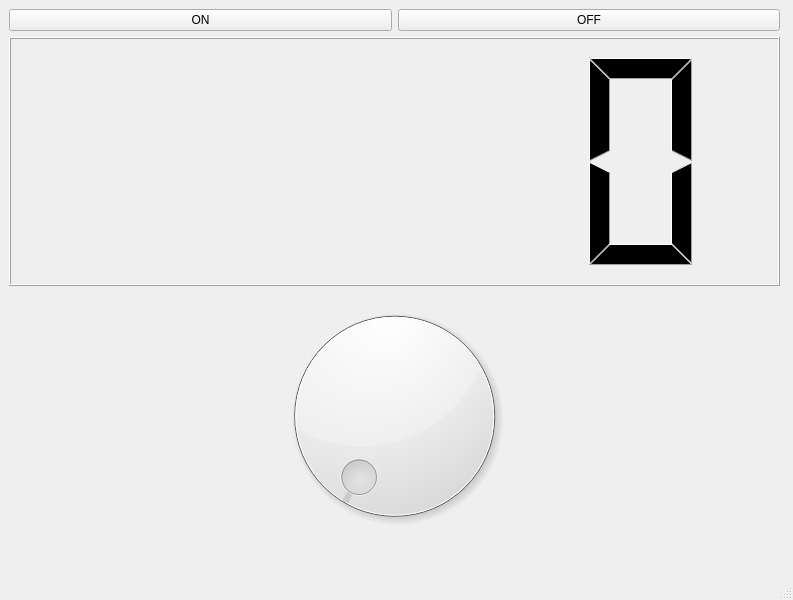
<?xml version="1.0" encoding="UTF-8"?>
<ui version="4.0">
 <class>MainWindow</class>
 <widget class="QMainWindow" name="MainWindow">
  <property name="geometry">
   <rect>
    <x>0</x>
    <y>0</y>
    <width>793</width>
    <height>600</height>
   </rect>
  </property>
  <property name="windowTitle">
   <string>MainWindow</string>
  </property>
  <widget class="QWidget" name="centralwidget">
   <widget class="QWidget" name="gridLayoutWidget">
    <property name="geometry">
     <rect>
      <x>9</x>
      <y>9</y>
      <width>771</width>
      <height>531</height>
     </rect>
    </property>
    <layout class="QGridLayout" name="gridLayout">
     <item row="0" column="0">
      <widget class="QPushButton" name="onBtn">
       <property name="text">
        <string>ON</string>
       </property>
      </widget>
     </item>
     <item row="0" column="1">
      <widget class="QPushButton" name="offBtn">
       <property name="text">
        <string>OFF</string>
       </property>
      </widget>
     </item>
     <item row="1" column="0" colspan="2">
      <widget class="QLCDNumber" name="lcdNumber">
       <property name="segmentStyle">
        <enum>QLCDNumber::Filled</enum>
       </property>
      </widget>
     </item>
     <item row="2" column="0" colspan="2">
      <widget class="QDial" name="dial"/>
     </item>
    </layout>
   </widget>
  </widget>
  <widget class="QStatusBar" name="statusbar"/>
  <widget class="QMenuBar" name="menuBar">
   <property name="geometry">
    <rect>
     <x>0</x>
     <y>0</y>
     <width>793</width>
     <height>22</height>
    </rect>
   </property>
  </widget>
 </widget>
 <resources/>
 <connections>
  <connection>
   <sender>onBtn</sender>
   <signal>clicked()</signal>
   <receiver>MainWindow</receiver>
   <slot>ledOn()</slot>
   <hints>
    <hint type="sourcelabel">
     <x>246</x>
     <y>42</y>
    </hint>
    <hint type="destinationlabel">
     <x>5</x>
     <y>60</y>
    </hint>
   </hints>
  </connection>
  <connection>
   <sender>offBtn</sender>
   <signal>clicked()</signal>
   <receiver>MainWindow</receiver>
   <slot>ledOff()</slot>
   <hints>
    <hint type="sourcelabel">
     <x>484</x>
     <y>40</y>
    </hint>
    <hint type="destinationlabel">
     <x>460</x>
     <y>26</y>
    </hint>
   </hints>
  </connection>
  <connection>
   <sender>dial</sender>
   <signal>valueChanged(int)</signal>
   <receiver>MainWindow</receiver>
   <slot>pwmChange()</slot>
   <hints>
    <hint type="sourcelabel">
     <x>357</x>
     <y>461</y>
    </hint>
    <hint type="destinationlabel">
     <x>297</x>
     <y>576</y>
    </hint>
   </hints>
  </connection>
 </connections>
 <slots>
  <slot>ledOn()</slot>
  <slot>ledOff()</slot>
  <slot>pwmChange()</slot>
 </slots>
</ui>
